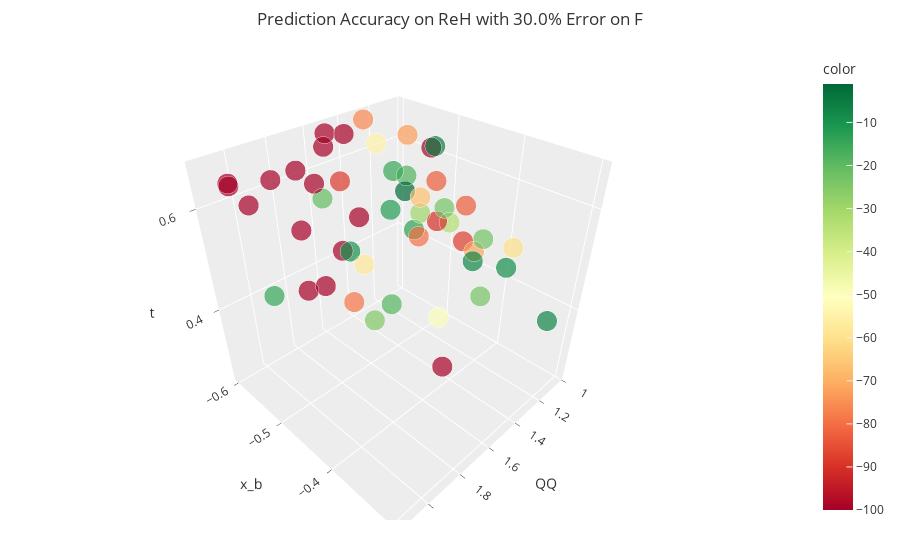

This figure's notebook cell:
### Code cell
plotInteractive(0.3, 50, 'ReH')
